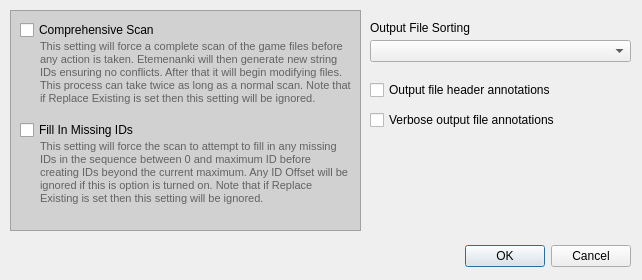
<?xml version="1.0" encoding="UTF-8"?>
<ui version="4.0">
 <class>SettingsDialog</class>
 <widget class="QDialog" name="SettingsDialog">
  <property name="geometry">
   <rect>
    <x>0</x>
    <y>0</y>
    <width>642</width>
    <height>280</height>
   </rect>
  </property>
  <property name="windowTitle">
   <string>Preferences</string>
  </property>
  <widget class="QWidget" name="layoutWidget">
   <property name="geometry">
    <rect>
     <x>10</x>
     <y>240</y>
     <width>621</width>
     <height>33</height>
    </rect>
   </property>
   <layout class="QHBoxLayout">
    <property name="spacing">
     <number>6</number>
    </property>
    <property name="leftMargin">
     <number>0</number>
    </property>
    <property name="topMargin">
     <number>0</number>
    </property>
    <property name="rightMargin">
     <number>0</number>
    </property>
    <property name="bottomMargin">
     <number>0</number>
    </property>
    <item>
     <spacer>
      <property name="orientation">
       <enum>Qt::Horizontal</enum>
      </property>
      <property name="sizeHint" stdset="0">
       <size>
        <width>131</width>
        <height>31</height>
       </size>
      </property>
     </spacer>
    </item>
    <item>
     <widget class="QPushButton" name="okButton">
      <property name="text">
       <string>OK</string>
      </property>
     </widget>
    </item>
    <item>
     <widget class="QPushButton" name="cancelButton">
      <property name="text">
       <string>Cancel</string>
      </property>
     </widget>
    </item>
   </layout>
  </widget>
  <widget class="QFrame" name="frame">
   <property name="geometry">
    <rect>
     <x>10</x>
     <y>10</y>
     <width>351</width>
     <height>221</height>
    </rect>
   </property>
   <property name="palette">
    <palette>
     <active>
      <colorrole role="Base">
       <brush brushstyle="SolidPattern">
        <color alpha="255">
         <red>255</red>
         <green>255</green>
         <blue>255</blue>
        </color>
       </brush>
      </colorrole>
      <colorrole role="Window">
       <brush brushstyle="SolidPattern">
        <color alpha="255">
         <red>209</red>
         <green>209</green>
         <blue>209</blue>
        </color>
       </brush>
      </colorrole>
     </active>
     <inactive>
      <colorrole role="Base">
       <brush brushstyle="SolidPattern">
        <color alpha="255">
         <red>255</red>
         <green>255</green>
         <blue>255</blue>
        </color>
       </brush>
      </colorrole>
      <colorrole role="Window">
       <brush brushstyle="SolidPattern">
        <color alpha="255">
         <red>209</red>
         <green>209</green>
         <blue>209</blue>
        </color>
       </brush>
      </colorrole>
     </inactive>
     <disabled>
      <colorrole role="Base">
       <brush brushstyle="SolidPattern">
        <color alpha="255">
         <red>209</red>
         <green>209</green>
         <blue>209</blue>
        </color>
       </brush>
      </colorrole>
      <colorrole role="Window">
       <brush brushstyle="SolidPattern">
        <color alpha="255">
         <red>209</red>
         <green>209</green>
         <blue>209</blue>
        </color>
       </brush>
      </colorrole>
     </disabled>
    </palette>
   </property>
   <property name="autoFillBackground">
    <bool>true</bool>
   </property>
   <property name="frameShape">
    <enum>QFrame::StyledPanel</enum>
   </property>
   <property name="frameShadow">
    <enum>QFrame::Plain</enum>
   </property>
   <property name="lineWidth">
    <number>3</number>
   </property>
   <widget class="QLabel" name="comprehensive_label">
    <property name="geometry">
     <rect>
      <x>30</x>
      <y>30</y>
      <width>311</width>
      <height>81</height>
     </rect>
    </property>
    <property name="text">
     <string>&lt;html&gt;&lt;head/&gt;&lt;body&gt;&lt;p&gt;&lt;span style=&quot; font-size:8pt; color:#626262;&quot;&gt;This setting will force a complete scan of the game files before any action is taken. Etemenanki will then generate new string IDs ensuring no conflicts. After that it will begin modifying files. This process can take twice as long as a normal scan. Note that if Replace Existing is set then this setting will be ignored.&lt;/span&gt;&lt;/p&gt;&lt;/body&gt;&lt;/html&gt;</string>
    </property>
    <property name="textFormat">
     <enum>Qt::RichText</enum>
    </property>
    <property name="scaledContents">
     <bool>false</bool>
    </property>
    <property name="alignment">
     <set>Qt::AlignLeading|Qt::AlignLeft|Qt::AlignTop</set>
    </property>
    <property name="wordWrap">
     <bool>true</bool>
    </property>
   </widget>
   <widget class="QLabel" name="fill_in_ids_label">
    <property name="geometry">
     <rect>
      <x>30</x>
      <y>130</y>
      <width>311</width>
      <height>81</height>
     </rect>
    </property>
    <property name="text">
     <string>&lt;html&gt;&lt;head/&gt;&lt;body&gt;&lt;p&gt;&lt;span style=&quot; font-size:8pt; color:#626262;&quot;&gt;This setting will force the scan to attempt to fill in any missing IDs in the sequence between 0 and maximum ID before creating IDs beyond the current maximum. Any ID Offset will be ignored if this is option is turned on.  Note that if Replace Existing is set then this setting will be ignored.&lt;/span&gt;&lt;/p&gt;&lt;/body&gt;&lt;/html&gt;</string>
    </property>
    <property name="textFormat">
     <enum>Qt::RichText</enum>
    </property>
    <property name="scaledContents">
     <bool>false</bool>
    </property>
    <property name="alignment">
     <set>Qt::AlignLeading|Qt::AlignLeft|Qt::AlignTop</set>
    </property>
    <property name="wordWrap">
     <bool>true</bool>
    </property>
   </widget>
   <widget class="QCheckBox" name="comprehensive_button">
    <property name="geometry">
     <rect>
      <x>10</x>
      <y>10</y>
      <width>321</width>
      <height>20</height>
     </rect>
    </property>
    <property name="text">
     <string>Comprehensive Scan</string>
    </property>
   </widget>
   <widget class="QCheckBox" name="fill_in_ids_button">
    <property name="geometry">
     <rect>
      <x>10</x>
      <y>110</y>
      <width>321</width>
      <height>20</height>
     </rect>
    </property>
    <property name="text">
     <string>Fill In Missing IDs</string>
    </property>
   </widget>
  </widget>
  <widget class="QLabel" name="sorting_label">
   <property name="geometry">
    <rect>
     <x>370</x>
     <y>20</y>
     <width>131</width>
     <height>16</height>
    </rect>
   </property>
   <property name="text">
    <string>Output File Sorting</string>
   </property>
  </widget>
  <widget class="QComboBox" name="sorting_combo_box">
   <property name="geometry">
    <rect>
     <x>370</x>
     <y>40</y>
     <width>261</width>
     <height>22</height>
    </rect>
   </property>
  </widget>
  <widget class="QCheckBox" name="verbose_comments_button">
   <property name="geometry">
    <rect>
     <x>370</x>
     <y>110</y>
     <width>261</width>
     <height>20</height>
    </rect>
   </property>
   <property name="text">
    <string>Verbose output file annotations</string>
   </property>
  </widget>
  <widget class="QCheckBox" name="header_comments_button">
   <property name="geometry">
    <rect>
     <x>370</x>
     <y>80</y>
     <width>261</width>
     <height>20</height>
    </rect>
   </property>
   <property name="text">
    <string>Output file header annotations</string>
   </property>
  </widget>
  <zorder>frame</zorder>
  <zorder>layoutWidget</zorder>
  <zorder>sorting_label</zorder>
  <zorder>sorting_combo_box</zorder>
  <zorder>verbose_comments_button</zorder>
  <zorder>header_comments_button</zorder>
 </widget>
 <resources/>
 <connections>
  <connection>
   <sender>okButton</sender>
   <signal>clicked()</signal>
   <receiver>SettingsDialog</receiver>
   <slot>accept()</slot>
   <hints>
    <hint type="sourcelabel">
     <x>278</x>
     <y>253</y>
    </hint>
    <hint type="destinationlabel">
     <x>96</x>
     <y>254</y>
    </hint>
   </hints>
  </connection>
  <connection>
   <sender>cancelButton</sender>
   <signal>clicked()</signal>
   <receiver>SettingsDialog</receiver>
   <slot>reject()</slot>
   <hints>
    <hint type="sourcelabel">
     <x>369</x>
     <y>253</y>
    </hint>
    <hint type="destinationlabel">
     <x>179</x>
     <y>282</y>
    </hint>
   </hints>
  </connection>
 </connections>
</ui>
